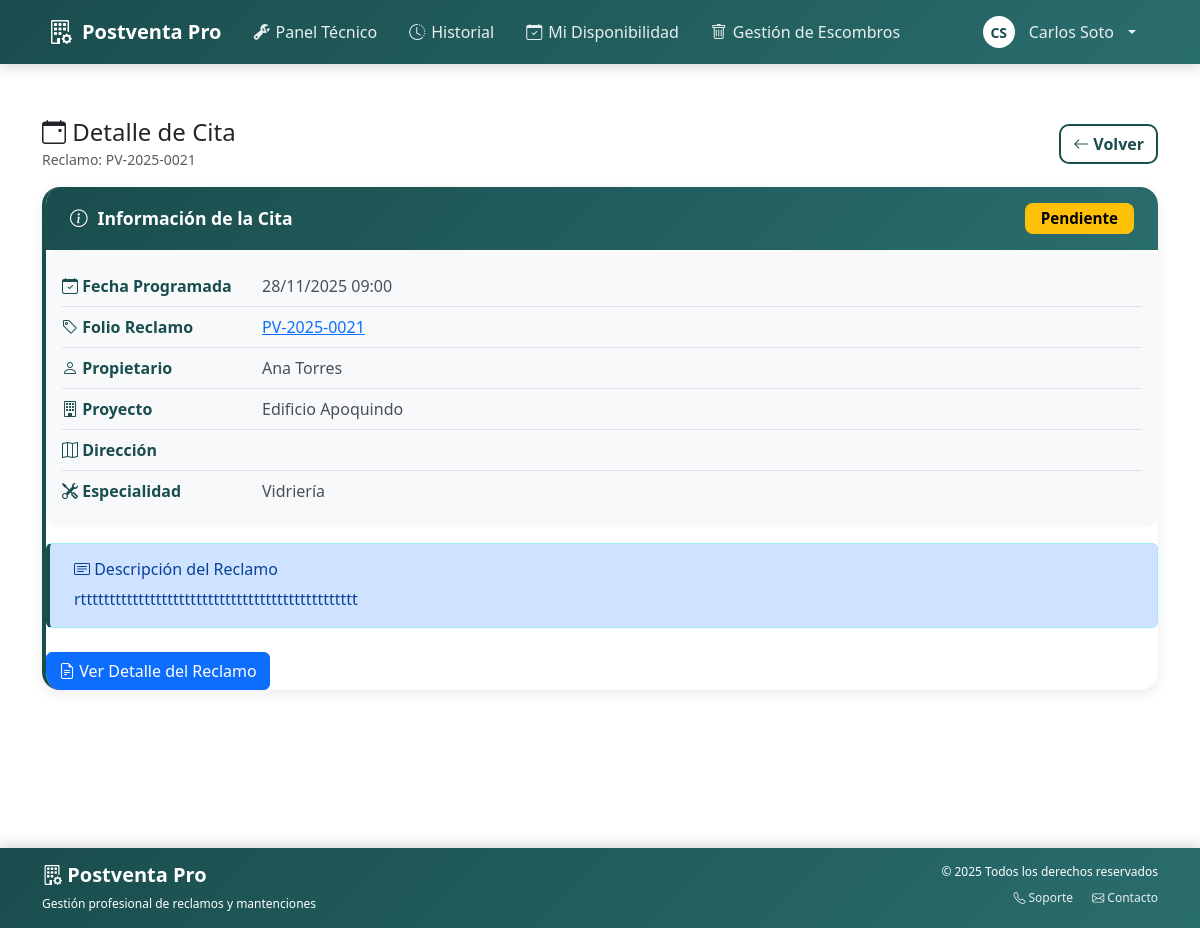
/tecnico/cita/62/ (signed in), run on an earlier commit of the app's database.
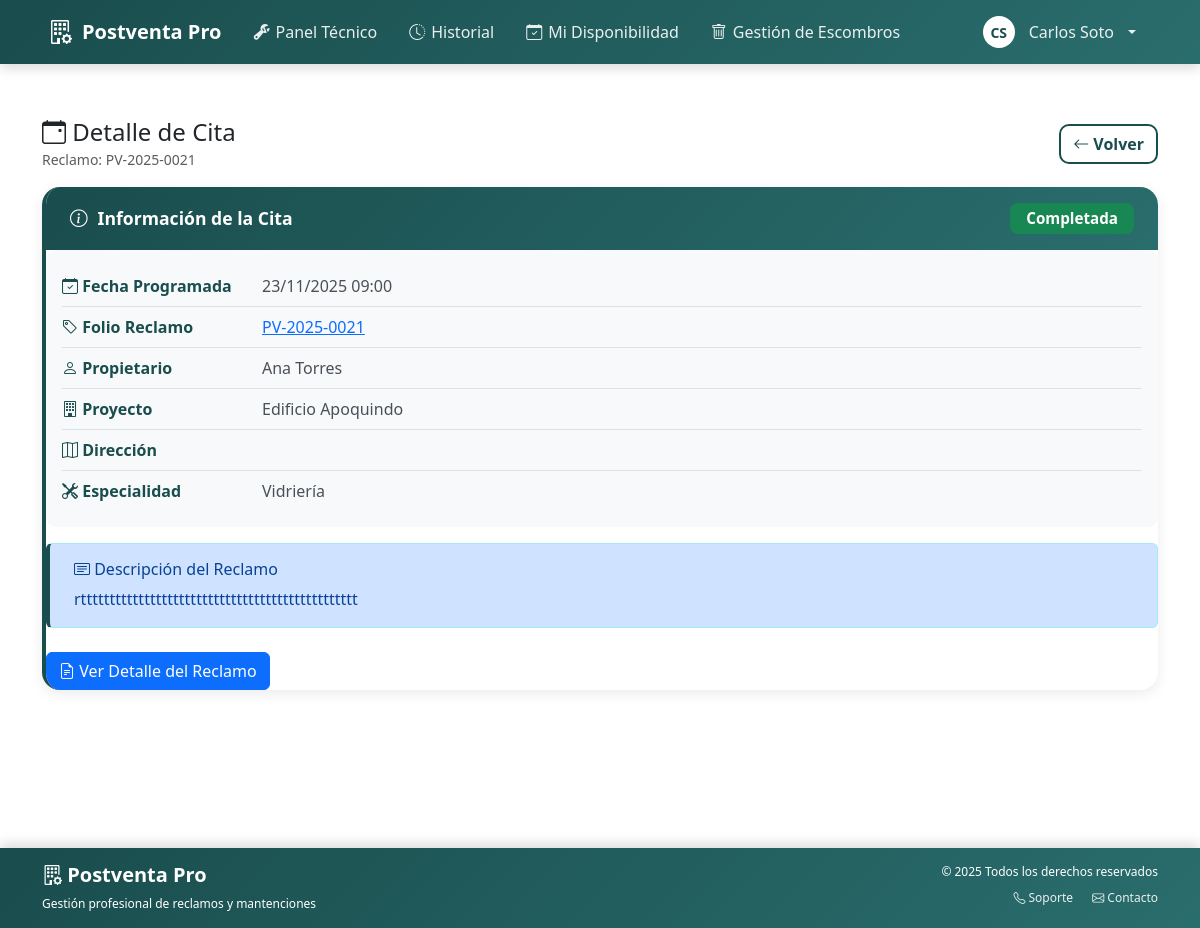
And on a later commit of the database.
### postventa_app/models.py (models this page shows, shortened)
class Cita(models.Model):
    id_cita = models.AutoField(primary_key=True)
    id_tecnico = models.ForeignKey(
        Tecnico,
        on_delete=models.CASCADE,
        db_column='id_tecnico',
        related_name='citas',
        null=True,
        blank=True
    )
    id_reclamo = models.ForeignKey(
        Reclamo,
        on_delete=models.CASCADE,
        db_column='id_reclamo',
        related_name='citas',
        null=True,
        blank=True
    )
    id_cliente = models.ForeignKey(
        'Propietario',
        on_delete=models.CASCADE,
        db_column='id_cliente',
        related_name='citas',
        null=True,
        blank=True
    )
    fecha_programada = models.DateTimeField(null=True, blank=True)
    fecha_confirmacion = models.DateTimeField(null=True, blank=True)
    ESTADO_CHOICES = [
        ('pendiente', 'Pendiente'),
        ('confirmada', 'Confirmada'),
        ('en_curso', 'En Curso'),
        ('completada', 'Completada'),
        ('cancelada', 'Cancelada'),
    ]
    estado = models.CharField(max_length=20, null=True, blank=True, choices=ESTADO_CHOICES)
    tipo_cita = models.CharField(max_length=50, null=True, blank=True)
    motivo_reprogramacion = models.TextField(null=True, blank=True)
    recordatorio_enviado = models.BooleanField(default=False)
    duracion_estimada_minutos = models.IntegerField(null=True, blank=True)
    class Meta:
        db_table = 'cita'
        verbose_name = 'Cita'
        verbose_name_plural = 'Citas'

class Reclamo(models.Model):
    """
    Entidad central del sistema.
    Gestiona todo el ciclo de vida de un reclamo desde ingreso hasta resolución.
    """
    id_reclamo = models.AutoField(primary_key=True)
    numero_folio = models.CharField(max_length=20, unique=True)
    descripcion = models.TextField(null=True, blank=False)
    resolucion = models.TextField(null=True, blank=True)
    unidad = models.CharField(max_length=50, null=True, blank=True)
    ubicacion_especifica = models.CharField(
        max_length=200,
        null=True,
        blank=True,
        db_column='ubicacion_especifica'
    )
    fecha_ingreso = models.DateTimeField(null=True, blank=True)
    fecha_resolucion = models.DateTimeField(null=True, blank=True)
    fecha_asignacion = models.DateTimeField(null=True, blank=True)
    tiempo_estimado_horas = models.IntegerField(
        null=True,
        blank=True,
        db_column='tiempo_estimado_horas'
    )
    ESTADO_CHOICES = [
        ('ingresado', 'Ingresado'),
        ('asignado', 'Asignado'),
        ('en_ejecucion', 'En Ejecución'),
        ('en_proceso', 'En Proceso'),
        ('completado', 'Completado'),
        ('resuelto', 'Reclamo Resuelto'),
        ('cancelado', 'Cancelado'),
    ]
    estado = models.CharField(max_length=50, choices=ESTADO_CHOICES, default='ingresado')
    prioridad = models.CharField(max_length=20, null=True, blank=True)
    requiere_aprobacion = models.BooleanField(
        default=False,
        db_column='requiere_aprobacion'
    )
    categoria = models.ForeignKey(
        Especialidad,
        on_delete=models.SET_NULL,
        null=True,
        blank=True,
        related_name='reclamos'
    )
    propietario = models.ForeignKey(
        Propietario,
        on_delete=models.CASCADE,
        null=False,
        blank=False,
        related_name='reclamos'
    )
    proyecto = models.ForeignKey(
        Proyecto,
        on_delete=models.CASCADE,
        related_name='reclamos',
        null=False,
        blank=False
    )
    tecnico_asignado = models.ForeignKey(
        'Tecnico',
        on_delete=models.SET_NULL,
        null=True,
        blank=True,
        related_name='reclamos_asignados'
    )
    requiere_retiro_escombros = models.BooleanField(
        default=False,
        verbose_name='Requiere retiro de escombros'
    )
    class Meta:
        db_table = 'reclamo'
        verbose_name = 'Reclamo'
        verbose_name_plural = 'Reclamos'

class Propietario(models.Model):
    """
    Representa al propietario de una unidad que realiza reclamos postventa.
    Es el usuario final del sistema.
    """
    TIPO_PROPIETARIO = [
        ('natural', 'Persona Natural'),
        ('juridica', 'Persona Jurídica'),
    ]
    ESTADO_PROPIETARIO = [
        ('activo', 'Activo'),
        ('inactivo', 'Inactivo'),
    ]
    user = models.OneToOneField(User, on_delete=models.CASCADE, related_name='propietario', verbose_name="Usuario del sistema")
    nombre = models.CharField(max_length=120, verbose_name="Nombre completo")
    rut = models.CharField(max_length=12, verbose_name="RUT/DNI")
    tipo_propietario = models.CharField(max_length=10, choices=TIPO_PROPIETARIO, default='natural', verbose_name="Tipo de propietario")
    email = models.EmailField(verbose_name="Correo electrónico")
    telefono = models.CharField(max_length=30, verbose_name="Teléfono")
    telefono_alternativo = models.CharField(max_length=30, blank=True, null=True, verbose_name="Teléfono alternativo")
    direccion = models.CharField(max_length=200, verbose_name="Dirección")
    proyecto = models.ForeignKey('Proyecto', on_delete=models.SET_NULL, null=True, blank=True, related_name='propietarios', verbose_name="Proyecto de vivienda")

class Proyecto(models.Model):
    fecha_registro = models.DateTimeField(auto_now_add=True, verbose_name="Fecha de registro")
    """
    Proyectos inmobiliarios.
    """
    id_proyecto = models.AutoField(primary_key=True)
    codigo = models.CharField(max_length=50, unique=True, verbose_name="Código del proyecto", default="")
    nombre = models.CharField(max_length=100)
    direccion = models.TextField(null=True, blank=True)
    tipo_proyecto = models.CharField(max_length=50, null=True, blank=True)
    fecha_inicio = models.DateField(null=True, blank=True, verbose_name="Fecha de inicio")
    fecha_entrega = models.DateField(null=True, blank=True)
    cantidad_unidades = models.IntegerField(null=True, blank=True)
    encargado = models.CharField(max_length=120, blank=True, null=True, verbose_name="Encargado del proyecto")
    telefono_encargado = models.CharField(max_length=30, blank=True, null=True, verbose_name="Teléfono encargado")
    ESTADO_CHOICES = [
        ("entregado", "Entregado"),
        ("garantia", "En Garantía"),
        ("finalizado", "Finalizado"),
    ]
    estado = models.CharField(max_length=20, choices=ESTADO_CHOICES, default="entregado")
    observaciones = models.TextField(blank=True, null=True, verbose_name="Observaciones")
    constructora = models.ForeignKey(
        Constructora,
        on_delete=models.CASCADE,
        related_name='proyectos',
        verbose_name="Constructora",
        null=True,
        blank=True
    )
    class Meta:
        db_table = 'proyecto'
        verbose_name = 'Proyecto'
        verbose_name_plural = 'Proyectos'

class Especialidad(models.Model):
    nombre = models.CharField(max_length=50, unique=True)
    descripcion = models.TextField(null=True, blank=True)
    class Meta:
        db_table = 'especialidad'
        verbose_name = 'Especialidad'
        verbose_name_plural = 'Especialidades'
    def __str__(self):
        return self.nombre

### postventa_app/views.py (the view, shortened to what this page needs)
# urls.py: path('tecnico/cita/<int:cita_id>/', views.tecnico_detalle_cita, name='tecnico_detalle_cita'),
@login_required
def tecnico_detalle_cita(request, cita_id):
    from datetime import date
    cita = get_object_or_404(Cita, id_cita=cita_id)
    tecnico = get_tecnico_from_user(request.user)
    if not tecnico or cita.id_tecnico.id_tecnico != tecnico.id_tecnico:
        messages.error(request, 'No tienes permiso para acceder a esta cita.')
        return redirect('dashboard_tecnico')
    reclamo = cita.id_reclamo
    if not reclamo:
        messages.error(request, 'Esta cita no tiene un reclamo asociado.')
        return redirect('dashboard_tecnico')
    archivos = ArchivoEvidencia.objects.filter(id_reclamo=reclamo)
    citas = Cita.objects.filter(id_reclamo=reclamo, id_tecnico=tecnico).order_by('-fecha_programada')
    categoria_nombre = None
    if reclamo.categoria:
        if isinstance(reclamo.categoria, Especialidad):
            categoria_nombre = reclamo.categoria.nombre
        else:
            try:
                especialidad = Especialidad.objects.get(id=int(reclamo.categoria))
                categoria_nombre = especialidad.nombre
            except (Especialidad.DoesNotExist, ValueError):
                categoria_nombre = str(reclamo.categoria)
    context = {
        'reclamo': reclamo,
        'tecnico': tecnico,
        'cita': cita,
        'archivos': archivos,
        'citas': citas,
        'categoria_nombre': categoria_nombre,
        'today': date.today(),
    }
    return render(request, 'tecnico/detalle_cita.html', context)

### postventa_app/context_processors.py (called while the page is built)
def tecnico_context(request):
    tecnico = None
    tecnico_iniciales = ''
    user = getattr(request, 'user', None)
    if user and getattr(user, 'is_authenticated', False):
        try:
            tecnico = Tecnico.objects.get(email__iexact=(user.email or ''))
        except Tecnico.DoesNotExist:
            try:
                tecnico = Tecnico.objects.get(rut=user.username)
            except Tecnico.DoesNotExist:
                tecnico = None
        if tecnico and tecnico.nombre:
            partes = tecnico.nombre.strip().split()
            tecnico_iniciales = ''.join([p[0].upper() for p in partes if p])
    return {
        'tecnico': tecnico,
        'tecnico_iniciales': tecnico_iniciales,
    }

### postventa_app/views.py (called while the page is built)
def get_tecnico_from_user(user):
    if not user or not getattr(user, 'is_authenticated', False):
        return None
    try:
        return Tecnico.objects.get(email__iexact=(user.email or ''))
    except Tecnico.DoesNotExist:
        pass
    try:
        return Tecnico.objects.get(rut=user.username)
    except Tecnico.DoesNotExist:
        return None

### postventa_app/templates/tecnico/detalle_cita.html (shortened to what this page needs)
{% extends 'base.html' %}
{% block content %}
<div class="container py-4">
  <div class="d-flex align-items-center justify-content-between mb-3">
    <div>
      <h4 class="mb-0"><i class="bi bi-calendar-event"></i> Detalle de Cita</h4>
      <small class="text-muted">Reclamo: {{ cita.id_reclamo.numero_folio }}</small>
    </div>
    <div class="d-flex gap-2">
      <a href="{% url 'tecnico_historial_citas' %}" class="btn btn-outline-primary"><i class="bi bi-arrow-left"></i> Volver</a>
    </div>
  </div>
  <div class="card-custom">
    <div class="card-header-custom">
      <i class="bi bi-info-circle"></i>
      <span>Información de la Cita</span>
      <span class="ms-auto">
        <span class="badge badge-estado badge-estado-{{ cita.estado }}">
          {{ cita.get_estado_display }}
        </span>
      </span>
    </div>
    <div class="card-body">
      <div class="detalle-cuadro">
        <div class="detalle-fila">
          <div class="detalle-label"><i class="bi bi-calendar-check"></i> Fecha Programada</div>
          <div class="detalle-valor">{{ cita.fecha_programada|date:"d/m/Y H:i" }}</div>
        </div>
        <div class="detalle-fila">
          <div class="detalle-label"><i class="bi bi-tag"></i> Folio Reclamo</div>
          <div class="detalle-valor">
            <a href="{% url 'tecnico_detalle_reclamo' cita.id_reclamo.id_reclamo %}" class="text-primary">
              {{ cita.id_reclamo.numero_folio }}
            </a>
          </div>
        </div>
        <div class="detalle-fila">
          <div class="detalle-label"><i class="bi bi-person"></i> Propietario</div>
          <div class="detalle-valor">{{ cita.id_cliente.nombre }}</div>
        </div>
        <div class="detalle-fila">
          <div class="detalle-label"><i class="bi bi-building"></i> Proyecto</div>
          <div class="detalle-valor">{{ cita.id_reclamo.proyecto.nombre }}</div>
        </div>
        <div class="detalle-fila">
          <div class="detalle-label"><i class="bi bi-map"></i> Dirección</div>
        </div>
        <div class="detalle-fila">
          <div class="detalle-label"><i class="bi bi-tools"></i> Especialidad</div>
          <div class="detalle-valor">
            {% if cita.id_reclamo.categoria %}
              {{ cita.id_reclamo.categoria }}
            {% else %}
              <span class="text-muted">No especificada</span>
            {% endif %}
          </div>
        </div>
      </div>
      {% if cita.id_reclamo.descripcion %}
      <div class="alert alert-info py-3 px-4" style="border-left:4px solid var(--color-primary);">
        <h6 class="mb-2"><i class="bi bi-card-text"></i> Descripción del Reclamo</h6>
        <p class="mb-0">{{ cita.id_reclamo.descripcion }}</p>
      </div>
      {% endif %}
      <div class="d-flex gap-2 mt-4">
        <a href="{% url 'tecnico_detalle_reclamo' cita.id_reclamo.id_reclamo %}" class="btn btn-primary">
          <i class="bi bi-file-earmark-text"></i> Ver Detalle del Reclamo
        </a>
      </div>
    </div>
  </div>
</div>
{% endblock %}

What changed in the data, as far as the page shows it:
changed Cita "Ana Torres": estado "Pendiente" → "Completada"; fecha_programada "28/11/2025 09:00" → "23/11/2025 09:00"
